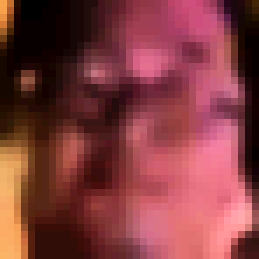
#> input picture corrected-faces/face_0.png, 37 x 37 px, given in place of the camera (shown 7 times larger)
$ python cam.py --face haarcascade_frontalface_default.xml
#> lines starting #> are read from the running program, lines starting #| are printed output that depends on the picture
### pyimagesearch/facedetector.py
# import the necessary packages
import cv2

class FaceDetector:
	def __init__(self, faceCascadePath):
		# load the face detector
		self.faceCascade = cv2.CascadeClassifier(faceCascadePath)

	def detect(self, image, scaleFactor = 1.1, minNeighbors = 5, minSize = (30, 30)):
		# detect faces in the image
		rects = self.faceCascade.detectMultiScale(image,
			scaleFactor = scaleFactor, minNeighbors = minNeighbors,
			minSize = minSize, flags = cv2.CASCADE_SCALE_IMAGE)

		# return the rectangles representing boundinb
		# boxes around the faces
		return rects

### cam.py
# USAGE
# python cam.py --face cascades/haarcascade_frontalface_default.xml
# python cam.py --face cascades/haarcascade_frontalface_default.xml --video video/china.mp4

# import the necessary packages
from pyimagesearch.facedetector import FaceDetector
from pyimagesearch import imutils
import argparse
import cv2
import os

# construct the argument parse and parse the arguments
ap = argparse.ArgumentParser()
ap.add_argument("-f", "--face", required = True,
	help = "path to where the face cascade resides")
ap.add_argument("-v", "--video",
	help = "path to the (optional) video file")
args = vars(ap.parse_args())

output_folder = "faces"

# construct the face detector
fd = FaceDetector(args["face"])

# if a video path was not supplied, grab the reference
# to the gray
if not args.get("video", False):
	camera = cv2.VideoCapture(0)

# otherwise, load the video
else:
	camera = cv2.VideoCapture(args["video"])

# Inicializar un contador para los archivos de las caras
face_counter = 0

# keep looping
while True:
	# grab the current frame
	(grabbed, frame) = camera.read()
#> frame is the input picture: shape (37, 37, 3); mean B, G, R 63, 60.3, 130.1

	# if we are viewing a video and we did not grab a
	# frame, then we have reached the end of the video
	if args.get("video") and not grabbed:
		break

	# resize the frame and convert it to grayscale
	#frame = imutils.resize(frame, width = 300)
	#frame = cv2.resize(frame, None, fx=0.8, fy=0.8)
	gray = cv2.cvtColor(frame, cv2.COLOR_BGR2GRAY)
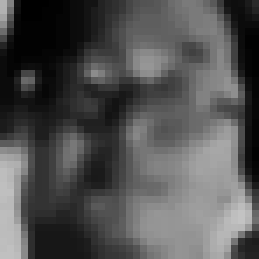
#> gray: shape (37, 37) (shown 7 times larger); min 0, max 195, mean 81.5

	# detect faces in the image and then clone the frame
	# so that we can draw on it
	faceRects = fd.detect(gray, scaleFactor = 1.1, minNeighbors = 5,
		minSize = (30, 30))
#> in detect, `rects = self.faceCascade.detectMultiScale(image, scaleFactor = scaleFa..`: rects = ()
#> faceRects = ()
	frameClone = frame.copy()

	# loop over the face bounding boxes and draw them
	for (fX, fY, fW, fH) in faceRects:
		cv2.rectangle(frameClone, (fX, fY), (fX + fW, fY + fH), (0, 255, 0), 2)

        # Crop the face and save it
		face = frame[fY:fY + fH, fX:fX + fW]
		face_filename = os.path.join(output_folder, f"face_{face_counter}.png")
		cv2.imwrite(face_filename, face)
		face_counter += 1
#> this loop made 0 passes
#> after the loop, face_counter = 0

	# show our detected faces
	cv2.imshow("Face", frameClone)

	# if the 'q' key is pressed, stop the loop
	if cv2.waitKey(1) & 0xFF == ord("q"):
#> (key q is pressed here)
		break

# cleanup the camera and close any open windows
camera.release()
cv2.destroyAllWindows()

$ run again, on corrected-faces/face_2.png
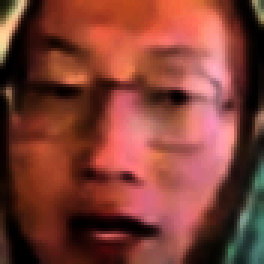
#> input picture corrected-faces/face_2.png, 88 x 88 px, given in place of the camera (shown 3 times larger)
#> frame is the input picture: shape (88, 88, 3); mean B, G, R 52.6, 63.2, 128.2
#> `gray = cv2.cvtColor(frame, cv2.COLOR_BGR2GRAY)`:
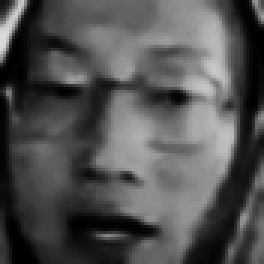
#> gray: shape (88, 88) (shown 3 times larger); min 0, max 220, mean 81.4
#> rects = ()
#> after the loop `for (fX, fY, fW, fH) in faceRects:`: face_counter = 0
